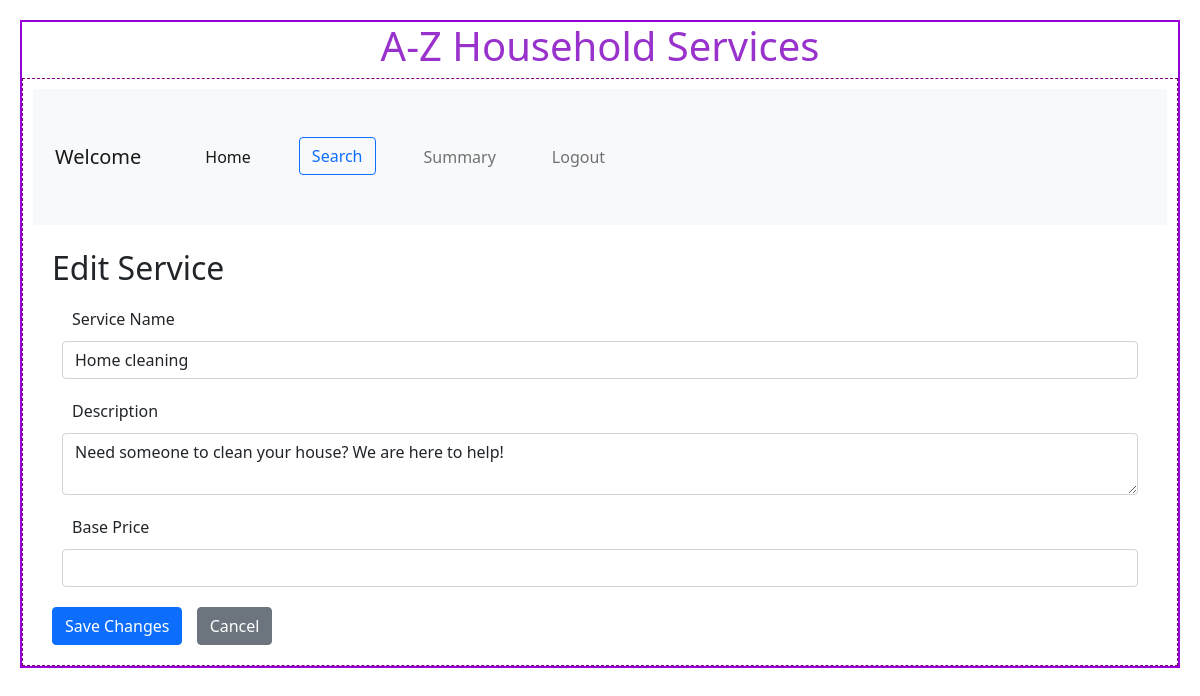
The app's page /edit_service/2/Home cleaning with its own data.
### backend/models.py (models this page shows)
class Service(db.Model):
    __tablename__ = "service"
    id = db.Column(db.Integer, primary_key=True, autoincrement=True)
    name = db.Column(db.String, nullable=False)
    description = db.Column(db.String, nullable=False)
    status = db.Column(db.String(20), default="active", nullable=False)  # Active/Inactive
    subcategories = db.relationship(
        'Subcategory',
        cascade="all, delete",
        backref="service",
        lazy=True
    )
    service_requests = db.relationship(
        'ServiceRequest',
        cascade="all, delete",
        backref="service",
        lazy=True
    )

### backend/controllers.py (the view)
@app.route("/edit_service/<int:service_id>/<name>", methods=["GET", "POST"])
def edit_service(service_id, name):
    service = Service.query.get(service_id)
    if not service:
        return "Service not found!", 404
    if request.method == "POST":
        service.name = request.form.get("name")
        service.description = request.form.get("description")
        service.base_price = request.form.get("base_price")
        db.session.commit()
        return redirect(url_for("admin_dashboard",name=name))
    return render_template("edit_service.html", service=service)

### templates/edit_service.html
{% extends "admin_layout.html" %}
{% block content %}
<div class="container mt-4">
    <h2>Edit Service</h2>
    <form method="POST">
        <div class="form-group">
            <label for="name">Service Name</label>
            <input type="text" class="form-control" id="name" name="name" value="{{ service.name }}" required>
        </div>
        <div class="form-group">
            <label for="description">Description</label>
            <textarea class="form-control" id="description" name="description" required>{{ service.description }}</textarea>
        </div>
        <div class="form-group">
            <label for="base_price">Base Price</label>
            <input type="number" class="form-control" id="base_price" name="base_price" value="{{ service.base_price }}" required>
        </div>
        <button type="submit" class="btn btn-primary">Save Changes</button>
        <a href="{{ url_for('admin_dashboard', name='admin') }}" class="btn btn-secondary">Cancel</a>
    </form>
</div>
{% endblock %}

### static/styles/main.css (style rules this page uses)
* { margin:10px; }

### records on screen
Service: name "Home cleaning", description "Need someone to clean your house? We are here to help!"
